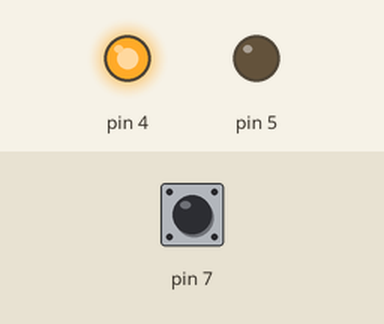
Bench run of a sketch on a simulated Arduino Uno, built with avr-gcc and run on an emulated ATmega328P. On the bench: output pins drawn as LEDs (lit = HIGH). The test bench sets the inputs (shaded band); at power-on: pin 7 HIGH. What the sketch prints to the serial monitor is not drawn.

Above: at 0.3 s.
Timing chart, 0 to 1.8 s (numbered marks = the images above):
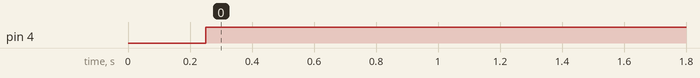

Measured:
- by itself, pin 4: LOW → HIGH at 0.25 s

The sketch:

Lab3_6.ino
```cpp
unsigned int a;
void setup() {
  a=0;
  Serial.begin(9600);
  pinMode(4,OUTPUT);
  pinMode(5,OUTPUT);
  pinMode(7,INPUT);
  digitalWrite(4,LOW);
  digitalWrite(5,LOW);
}

void loop() {
  int b= digitalRead(7);
  delay(250);
  if(b==0)digitalWrite(4,LOW);
  else if(b==1) digitalWrite(4,HIGH);
    Serial.println(b);
}
```
